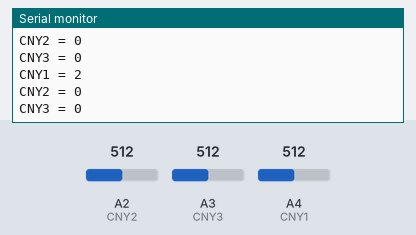
This sketch was run on a simulated Arduino Uno, built with avr-gcc and run on an emulated ATmega328P. Shown: the last lines printed to the serial monitor. The test bench sets the inputs (shaded band); at power-on: A4 (CNY1) = 512, A2 (CNY2) = 512, A3 (CNY3) = 512.

Above: at 1.8 s.
1.9 s: A4 (CNY1) set to 716
At 2.8 s:
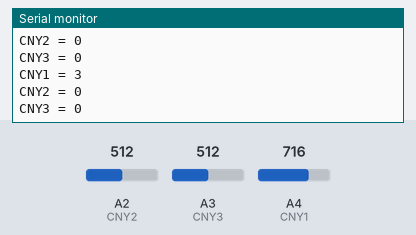
3.4 s: A4 (CNY1) set to 900
At 4.6 s:
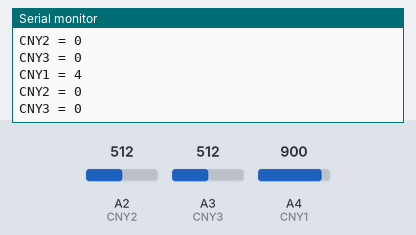
Timing chart, 0 to 6.4 s (numbered marks = the images above; inputs shaded):
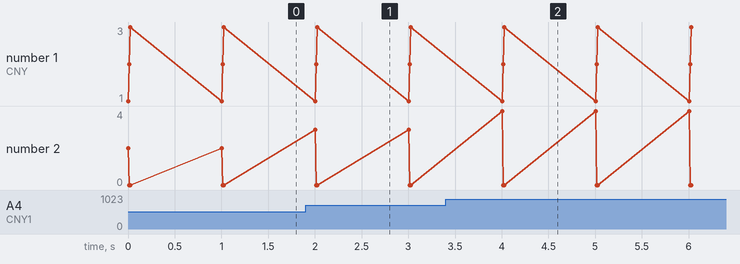

Measured:
- after the input at 1.9 s, the serial monitor: prints a new line after 0.10 s (image 1)
- after the input at 3.4 s, the serial monitor: prints a new line after 0.60 s (image 2)

The sketch:

Lectura_analog_CNY70.ino
```cpp
/*
Alexandre Filgueira Lago --> http://botybot.wordpress.com/
*-*-*-*-*-**-*-*-*-*-**-*-*-*-*-**-*-*-*-*-**-*-*-*-*-**-*-*-*-*-*
Este programa lee el valor de 3 sensores CNY-70
Estos sensores ofrecen una salida analógica y eestán conectados a los pines:
2,3 y 4. El valor obtenido es enviado por puerto serie.
*/
int CNY1 = 4; //pin analog
int CNY2 = 2; //pin analog
int CNY3 = 3; //pin analog

int varCNY1 = 0;//valores de los CNY
int varCNY2 = 0;
int varCNY3 = 0;


void setup()
{
  Serial.begin(9600);

}

void loop()
{
  varCNY1 = analogRead(CNY1);//lectura de los valores analog
  varCNY2 = analogRead(CNY2);
  varCNY3 = analogRead(CNY3);

  varCNY1 = varCNY1 * 5 / 1024; // Paso de bits a voltios
  varCNY2 = varCNY1 * 5 / 1024;
  varCNY3 = varCNY1 * 5 / 1024;

  Serial.print("CNY1 = ");
  Serial.println(varCNY1);
  Serial.print("CNY2 = ");
  Serial.println(varCNY3);
  Serial.print("CNY3 = ");
  Serial.println(varCNY3);

  delay (1000);// espera 1 seg

}
```
